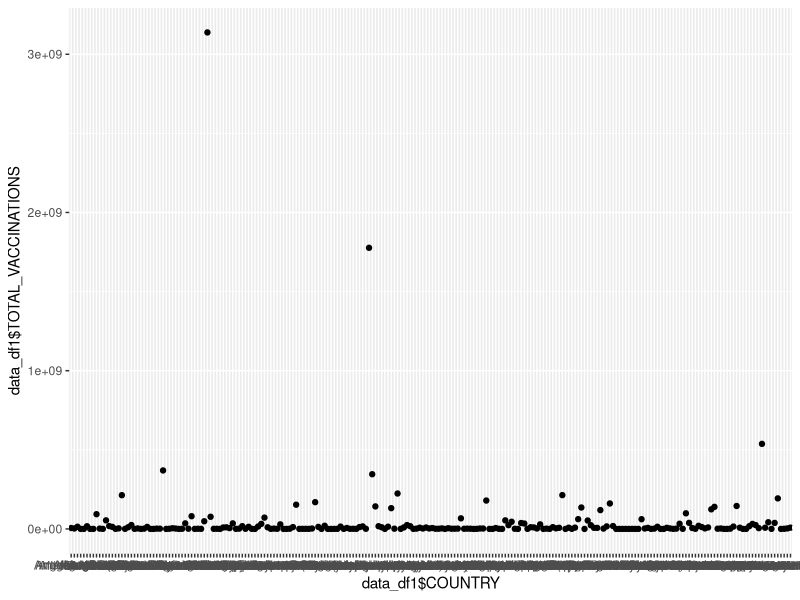
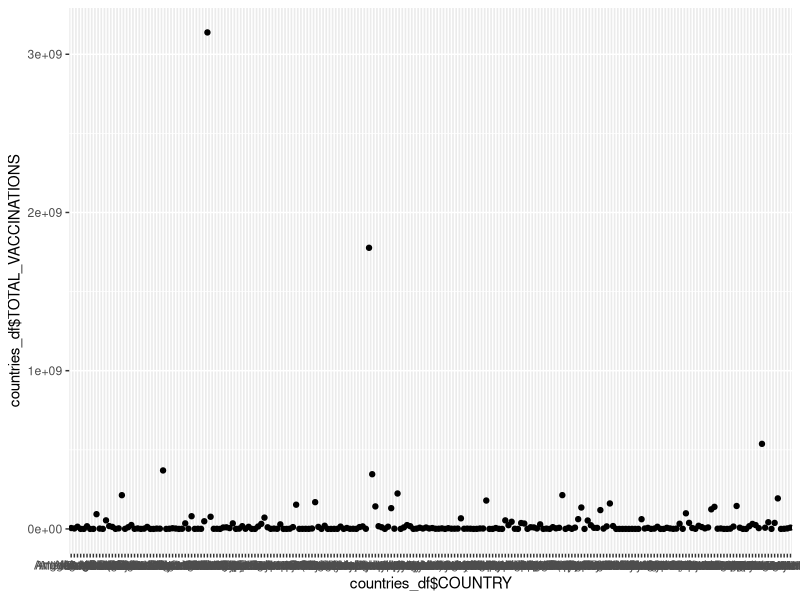
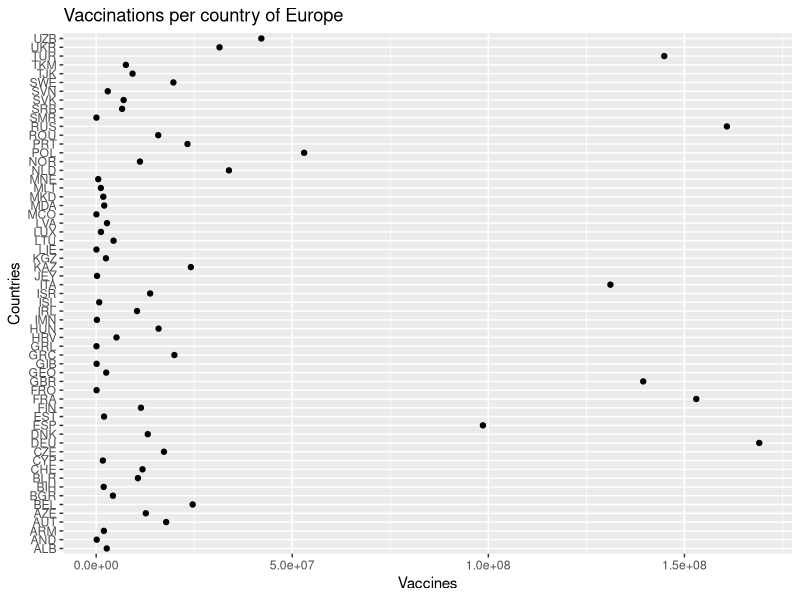

These figures' R source, in order:
################################################################################
### Load data
################################################################################
# load the ggplot2 library for plotting
library(ggplot2)
library(plyr)

# turn off factors
options(stringsAsFactors = FALSE)

data_df1 <- read.csv(file = "./vaccination-data.csv", sep=",", quote="\"", header = T, stringsAsFactors = F)
data_df2 <- read.csv(file = "./WHO-COVID-19-global-table-data.csv", sep=",", quote="\"", header = T, stringsAsFactors = F)

merged_df = merge(data_df1,data_df2,by=c('COUNTRY'),all.x=T)

colnames(data_df1)
# [1] "COUNTRY"                              "ISO3"                                
# [3] "WHO_REGION"                           "DATA_SOURCE"                         
# [5] "DATE_UPDATED"                         "TOTAL_VACCINATIONS"                  
# [7] "PERSONS_VACCINATED_1PLUS_DOSE"        "TOTAL_VACCINATIONS_PER100"           
# [9] "PERSONS_VACCINATED_1PLUS_DOSE_PER100" "PERSONS_FULLY_VACCINATED"            
# [11] "PERSONS_FULLY_VACCINATED_PER100"      "VACCINES_USED"                       
# [13] "FIRST_VACCINE_DATE"                   "NUMBER_VACCINES_TYPES_USED" 

class(data_df1)
"data.frame"

head(data_df1)[1:3,1:6]
# COUNTRY ISO3 WHO_REGION DATA_SOURCE DATE_UPDATED TOTAL_VACCINATIONS
# 1 Afghanistan  AFG       EMRO   REPORTING   2022-03-06            5597130
# 2     Albania  ALB       EURO   REPORTING   2022-02-20            2707658
# 3     Algeria  DZA       AFRO   REPORTING   2022-03-09           13704895

# str(data_df1)

data_df1$COUNTRY

# Unuseful
qplot(x = data_df1$COUNTRY,
      y = data_df1$TOTAL_VACCINATIONS)

# data_afro = data_df1[data_df1$WHO_REGION == "AFRO", ]
# data_amro = data_df1[data_df1$WHO_REGION == 'AMRO', ]
# data_emro = data_df1[data_df1$WHO_REGION == 'EMRO', ]
# data_euro = data_df1[data_df1$WHO_REGION == 'EURO', ]
# data_other = data_df1[data_df1$WHO_REGION == 'OTHER', ]
# data_searo = data_df1[data_df1$WHO_REGION == 'SEARO', ]
# data_wpro = data_df1[data_df1$WHO_REGION == 'WPRO', ]

data_afro = merged_df[merged_df$WHO.Region == "Africa", ]
data_amro = merged_df[merged_df$WHO.Region == 'Americas', ]
data_emro = merged_df[merged_df$WHO.Region == 'Eastern Mediterranean', ]
data_euro = merged_df[merged_df$WHO.Region == 'Europe', ]
data_other = merged_df[merged_df$WHO.Region == 'Other', ]
data_searo = merged_df[merged_df$WHO.Region == 'South-East Asia', ]
data_wpro = merged_df[merged_df$WHO.Region == 'Western Pacific', ]

# by(data_df1, seq_len(nrow(data_df1)), function(row) row$COUNTRY <- substr(row$COUNTRY, 1, 3))
countries_df = ddply(data_df1, .(COUNTRY, TOTAL_VACCINATIONS, WHO_REGION), function(row) row$COUNTRY = substr(row$COUNTRY, 1, 3))
head(countries_df)
qplot(x = countries_df$COUNTRY,
      y = countries_df$TOTAL_VACCINATIONS)

# Vacinas por país por cada continente
continents = c("AFRO", "AMRO", "EMRO", "EURO", "OTHER", "SEARO", "WPRO")
for (continent in continents) {
  new_df = countries_df[countries_df$WHO_REGION == continent, ]
  qplot(x = new_df$V1,
        y = new_df$TOTAL_VACCINATIONS,
        main = paste("Vaccinations per country of", continent),
        xlab = "Countries",
        ylab = "Vaccines")
}

# Vacinas por país por cada continente
newContinents = c("Africa", "Americas", "Eastern Mediterranean", "Europe", "Other", "South-East Asia", "Western Pacific")
new_df = na.omit(merged_df[merged_df$WHO.Region == newContinents[4], ])
qplot(x = new_df$TOTAL_VACCINATIONS,
      y = new_df$ISO3,
      main = paste("Vaccinations per country of", newContinents[4]),
      xlab = "Vaccines",
      ylab = "Countries")

